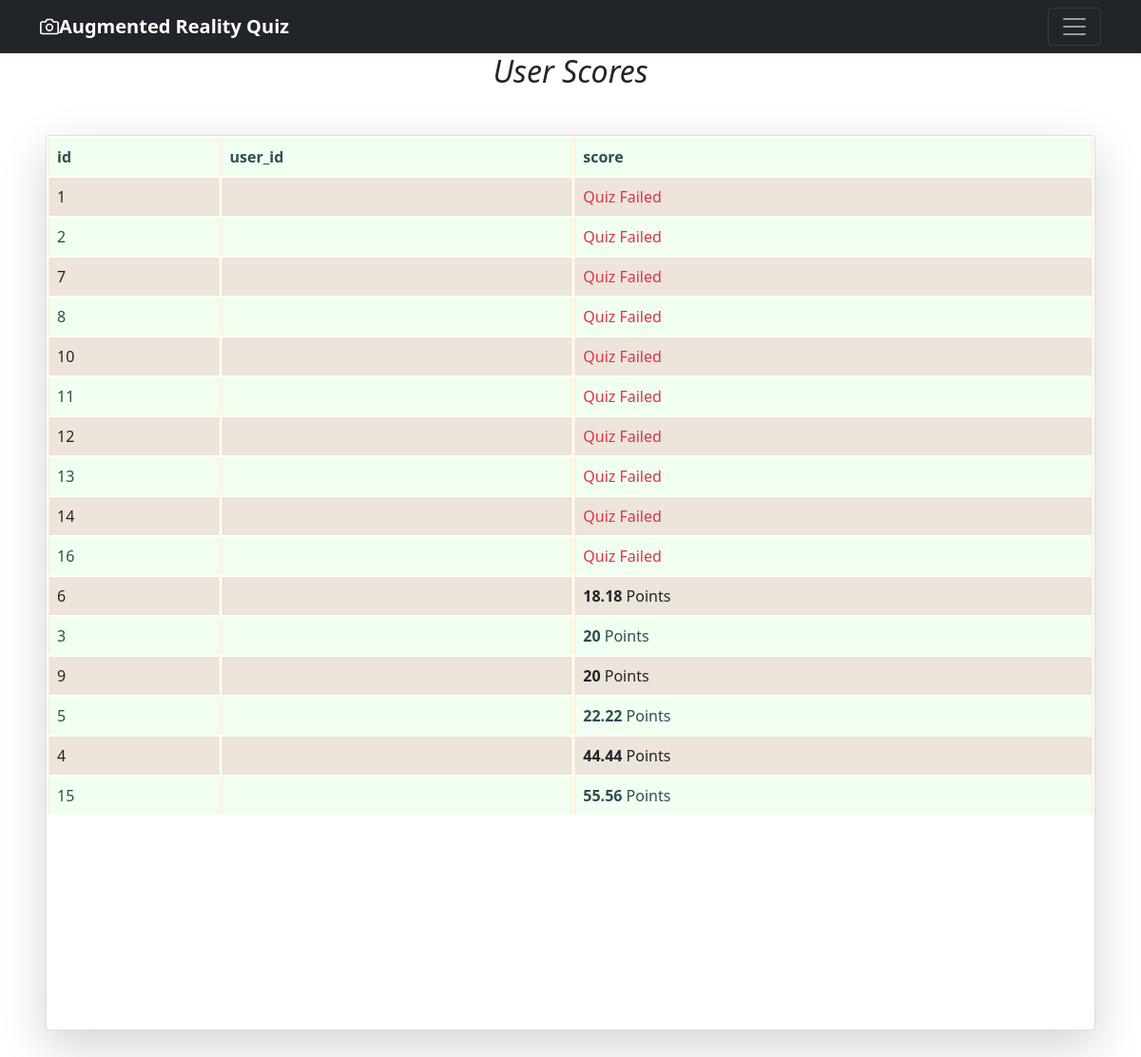
The app's page /score, older data.
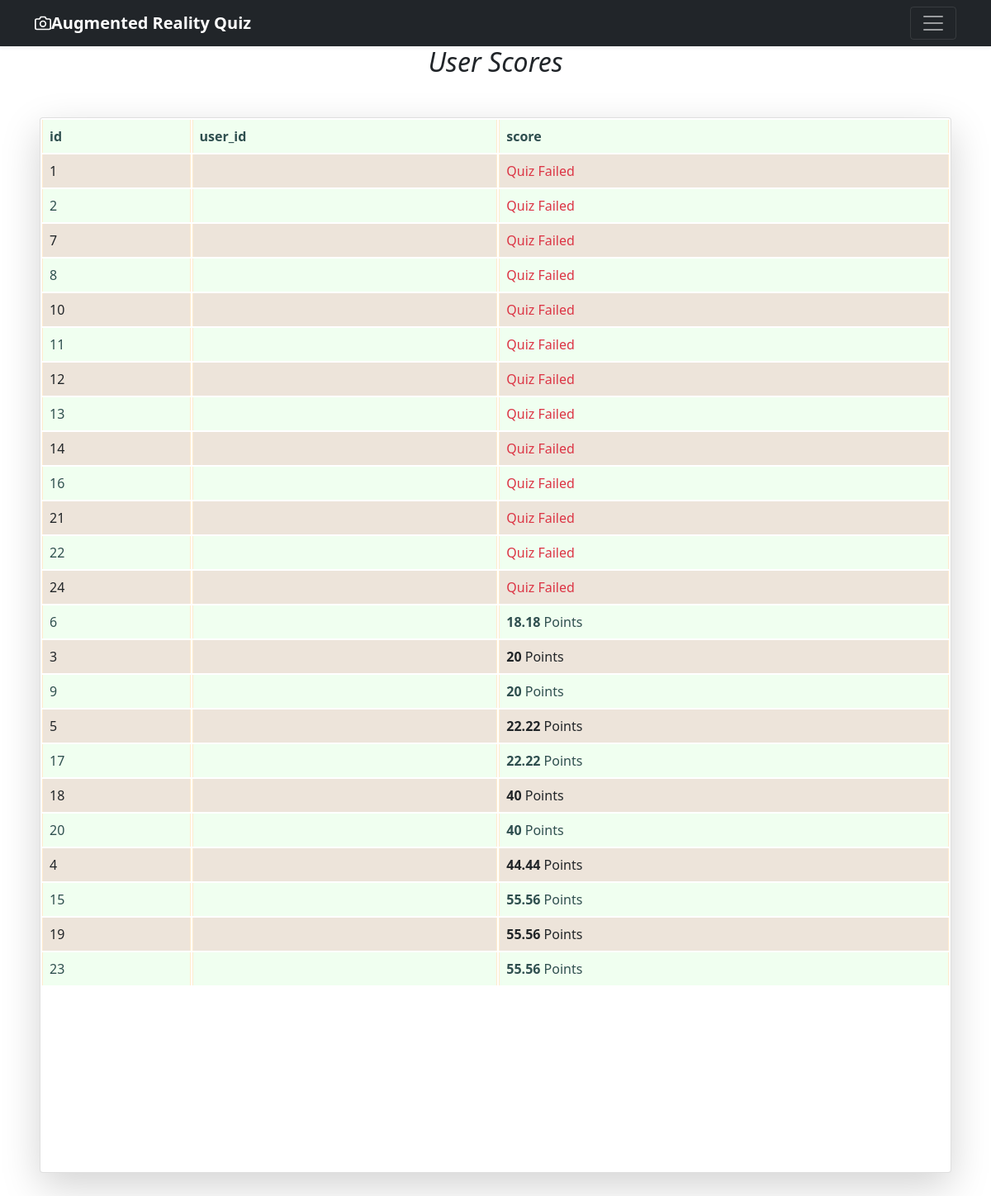
The same page, newer data.
### database.py (models this page shows, shortened)
class Score(Base):
    __tablename__= "Scores"
    id = Column(Integer,primary_key=True)
    user_id = Column(Integer, ForeignKey('users.id'))
    score = Column(Integer,default=0)
    created_on=Column(DateTime, default=datetime.now)

### app.py (the view)
@app.route('/score')
def score():
    db=opendb()
    scores=db.query(Score).filter(Score.user_id==session.get('user_id',1)).order_by(Score.score)
    db.close()
    return render_template('score.html',scores=scores)

### app.py (called while the page is built)
def opendb():
    engine = create_engine("sqlite:///db.sqlite",echo=True)
    Session = sessionmaker(bind=engine)
    return Session()

### templates/score.html (shortened to what this page needs)
{% extends 'base.html' %}
{% block body %}
<i class="fa fa-align-center" aria-hidden="true"><center><h2>User Scores</h2></center></i>
<div class="card shadow-lg m-5">
    <table class="table table-striped table-bordered table-inverse table-responsive">
        <thead class="thead-inverse|thead-default">
            <tr>
                <th><b>id</b></th>
                <th><b>user_id</b></th>
                <th><b>score</b></th>
            </tr>
        </thead>
        <tbody>
            {% for item in scores %}
            <tr>
                <td >{{item.id}}</td>
                <td >{{session.email}}</td>
                <td >
                    {% if item.score==0 %}
                            <span class="text-danger">Quiz Failed</span>
                    {% else %}
                           <b>{{item.score}}</b> Points
                    {% endif %}
                </td>
            </tr>
            {% endfor %}
        </tbody>
    </table>
</div>
{% endblock body %}

### templates/base.html (shortened to what this page needs)
<!DOCTYPE html>
<html lang="en">
<head>
  <link rel="stylesheet" href="https://stackpath.bootstrapcdn.com/bootstrap/5.0.0-alpha1/css/bootstrap.min.css">
</head>
<body>
    <header>
        <div class="navbar navbar-dark bg-dark shadow-sm">
          <div class="container">
            <a href="#" class="navbar-brand d-flex align-items-center">
              <strong>Augmented Reality Quiz</strong>
            </a>
            <button class="navbar-toggler" type="button" data-toggle="collapse" data-target="#navbarHeader"
              aria-controls="navbarHeader" aria-expanded="false" aria-label="Toggle navigation">
              <span class="navbar-toggler-icon"></span>
            </button>
          </div>
        </div>
      </header>
        {% block body %}{% endblock body %}
</body>
</html>

### templates/score.html (style rules this page uses)
.table { --bs-table-bg: linen; --bs-table-accent-bg: honeydew; --bs-table-striped-color: #212528; --bs-table-striped-bg: rgba(0, 0, 0, 0.05); --bs-table-active-color: #212527; --bs-table-active-bg: rgba(0, 0, 0, 0.1); --bs-table-hover-color: #212529; --bs-table-hover-bg: rgba(0, 0, 0, 0.075); width: 100%; margin-bottom: 14rem; color: darkslategrey; vertical-align: baseline; border-color: blanchedalmond; }
table { caption-side: bottom; border-collapse: separate; }

Row changes from the older to the newer data that the page shows:
added Score: id "21", score "Quiz Failed"
added Score: id "22", score "Quiz Failed"
added Score: id "24", score "Quiz Failed"
added Score: id "17", score "22.22"
added Score: id "18", score "40"
added Score: id "20", score "40"
added Score: id "19", score "55.56"
added Score: id "23", score "55.56"
